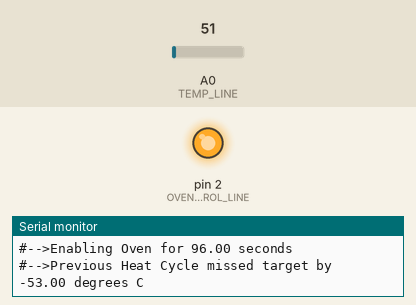
This sketch was run on a simulated Arduino Nano, built with avr-gcc and run on an emulated ATmega328P. Shown: output pins drawn as LEDs (lit = HIGH), the last lines printed to the serial monitor. Inputs (shaded band) come from the test bench; at power-on: A0 (TEMP_LINE) = 51.

Above: at 0.1 s.
At 97.2 s:
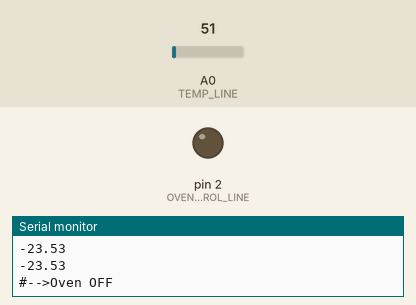
Timing chart, 0 to 119.7 s (numbered marks = the images above):
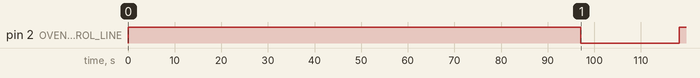

Measured:
- by itself, pin 2 (OVEN_CONTROL_LINE): LOW → HIGH at 0.05 s, → LOW 97.1 s later, → HIGH 21.1 s later

The sketch:

oven_control.ino
```cpp
/** oven_control.ino
 * This code controls a toaster oven to maintain a specific temperature.
 * The setup consists of
 *   -Generic Toaster oven with infared heater
 *   -Precon HS-2000V Temp/Humid sensor
 *   -A solid state relay(Line voltage out, 5V control)
 *   -Arduino Nano
 * During operation the oven is set to it's highest temperature and timer settings so the
 * element is on or off depending only on whether the oven is being supplied power, which
 * in turn depends on whether the relay is switched on or off by a control signal supplied
 * by the Arduino.
 *
 * Using this script:
 * To adapt this code to your use, do the following
 *   -Adjust TEMP_LINE and OVEN_CONTROL_LINE to the ports leading to your temperature sensor,
 *     and relay, respectively
 *   -Set your desired temperature and variation by adjusting TEMP_TARGET, and TEMP_VARIATION
 *   -Estimate(or measure) the heating speed of your setup and place that value in HEAT_SPEED
 *   -Depending on the placement of the temperature sensor, MEASURE_DELAY may need to be adjusted
 *   -An companion Python script may be run on the host computer to record a temperature log.
 */

int TEMP_LINE = A0;
int OVEN_CONTROL_LINE = 2; //Digital line number
int DELAY_MS = 1000;


float TEMP_TARGET = 50;  // degrees C
float TEMP_VARIATION = 3;// degrees C
                         //smaller variation --> More constant temperature
                         // larger variation  --> less frequent switching
float HEAT_SPEED = 0.8; // heating speed of oven (degrees C / second)

int MEASURE_DELAY = 20; //Time between heating and further action units of DELAY_MS

float T_HIGH = TEMP_TARGET + TEMP_VARIATION;
float T_LOW  = TEMP_TARGET - TEMP_VARIATION;


/** Returns time to heat oven to T_HIGH in units of DELAY_MS
 */
int get_heat_time(float t_current){
  float time_f = (T_HIGH - t_current) / HEAT_SPEED;
  return ceil(time_f * 1000. / DELAY_MS);
}

float measure_temp(){
  int adc_value = analogRead(TEMP_LINE);
  return 130*(adc_value / 1024.0) - 30;
}


boolean oven_on = false;
void enable_oven(){
   oven_on = true;
   Serial.println("#-->Oven ON");
   digitalWrite(OVEN_CONTROL_LINE, 1);
}

void disable_oven(){
  oven_on = false;
  Serial.println("#-->Oven OFF");
  digitalWrite(OVEN_CONTROL_LINE, 0);
}

float to_seconds(int delay_units){
  return float(delay_units) * 1000. / DELAY_MS;
}

void setup() {
  Serial.begin(9600);
  analogReference(EXTERNAL);
  pinMode(OVEN_CONTROL_LINE, OUTPUT);
}

int action_hold = -1;
int heat_timer = -1;
float cycle_max = 0;
void loop() {
  float t = measure_temp();
  if(t > cycle_max) cycle_max = t;
  Serial.println(t);

  if(heat_timer > 0){
    heat_timer--;
  }
  else if (heat_timer == 0){
    disable_oven();
    heat_timer = -1;
  }

  if(action_hold == -1){
    if(t < T_LOW){
      heat_timer = get_heat_time(t);
      Serial.print("#-->Enabling Oven for ");
      Serial.print(to_seconds(heat_timer));
      Serial.print(" seconds\n");

      Serial.print("#-->Previous Heat Cycle missed target by ");
      Serial.print(cycle_max - T_HIGH);
      Serial.print(" degrees C\n");
      cycle_max = 0;
      action_hold = heat_timer + MEASURE_DELAY;
      enable_oven();
    }
  } else if(action_hold == 0){
    action_hold = -1;
  } else {
    action_hold--;
  }
  delay(DELAY_MS);
}
```
